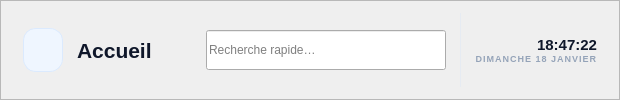
       <widget class="QFrame" name="frame_4">
        <property name="minimumSize">
         <size>
          <width>0</width>
          <height>72</height>
         </size>
        </property>
        <property name="frameShape">
         <enum>QFrame::Shape::StyledPanel</enum>
        </property>
        <property name="frameShadow">
         <enum>QFrame::Shadow::Raised</enum>
        </property>
        <layout class="QHBoxLayout" name="horizontalLayout_5" stretch="0,0,1,0,0,0">
         <property name="spacing">
          <number>14</number>
         </property>
         <property name="leftMargin">
          <number>22</number>
         </property>
         <property name="topMargin">
          <number>12</number>
         </property>
         <property name="rightMargin">
          <number>22</number>
         </property>
         <property name="bottomMargin">
          <number>12</number>
         </property>
         <item>
          <widget class="QLabel" name="lbl_ico_change">
           <property name="minimumSize">
            <size>
             <width>40</width>
             <height>44</height>
            </size>
           </property>
           <property name="maximumSize">
            <size>
             <width>40</width>
             <height>44</height>
            </size>
           </property>
           <property name="styleSheet">
            <string notr="true">#lbl_ico_change{
                                                    background-color: rgb(239, 246, 255);
                                                    image: url(:/Icon/Icons/home-svgrepo-com3.svg);
                                                    border : 1px solid rgb(219, 234, 254);
                                                    border-radius : 13px;
                                                    padding : 8px;

                                                    }</string>
           </property>
           <property name="text">
            <string/>
           </property>
          </widget>
         </item>
         <item>
          <widget class="QLabel" name="lbl_titre_change">
           <property name="styleSheet">
            <string notr="true">QLabel{
                                                    background-color : transparent;
                                                    font-size : 21px;
                                                    font-weight : 800;
                                                    color : #0f172a;
                                                    }
                                                </string>
           </property>
           <property name="text">
            <string>Accueil</string>
           </property>
          </widget>
         </item>
         <item>
          <spacer name="horizontalSpacer_3">
           <property name="orientation">
            <enum>Qt::Orientation::Horizontal</enum>
           </property>
           <property name="sizeHint" stdset="0">
            <size>
             <width>40</width>
             <height>20</height>
            </size>
           </property>
          </spacer>
         </item>
         <item>
          <widget class="QLineEdit" name="edit_recheche_rapide">
           <property name="minimumSize">
            <size>
             <width>240</width>
             <height>40</height>
            </size>
           </property>
           <property name="placeholderText">
            <string>Recherche rapide…</string>
           </property>
           <property name="clearButtonEnabled">
            <bool>true</bool>
           </property>
          </widget>
         </item>
         <item>
          <widget class="Line" name="line_4">
           <property name="styleSheet">
            <string notr="true">QFrame{
                                                    background-color: #e6ebf2;
                                                    border : none;
                                                    max-width : 1px;
                                                    }</string>
           </property>
           <property name="orientation">
            <enum>Qt::Orientation::Vertical</enum>
           </property>
          </widget>
         </item>
         <item>
          <widget class="QLabel" name="lbl_temps">
           <property name="styleSheet">
            <string notr="true">QLabel{
                                                    background-color : transparent;
                                                    }</string>
           </property>
           <property name="text">
            <string>
                                                    &lt;html&gt;&lt;head/&gt;&lt;body&gt;&lt;p
                                                    align=&quot;right&quot;&gt;&lt;span style=&quot;
                                                    font-size:11pt; font-weight:700;
                                                    color:#0f172a;&quot;&gt;18:47:22&lt;br/&gt;&lt;/span&gt;&lt;span
                                                    style=&quot; font-size:7pt; font-weight:600;
                                                    color:#94a3b8;
                                                    letter-spacing:1px;&quot;&gt;DIMANCHE 18
                                                    JANVIER&lt;/span&gt;&lt;/p&gt;&lt;/body&gt;&lt;/html&gt;</string>
           </property>
          </widget>
         </item>
        </layout>
       </widget>
